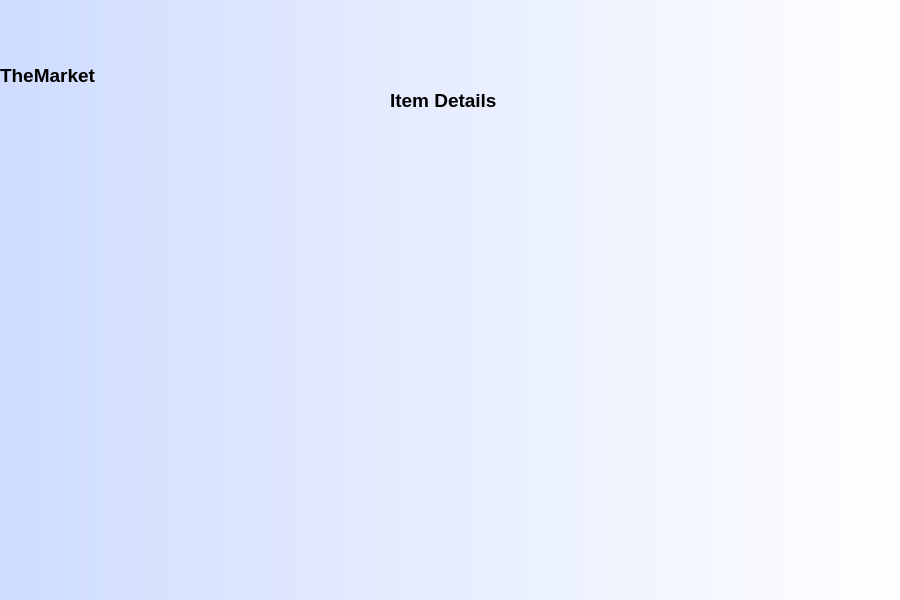
<?xml version="1.0" encoding="UTF-8"?>
<ui version="4.0">
 <class>Item</class>
 <widget class="QDialog" name="Item">
  <property name="geometry">
   <rect>
    <x>0</x>
    <y>0</y>
    <width>900</width>
    <height>600</height>
   </rect>
  </property>
  <property name="font">
   <font>
    <pointsize>14</pointsize>
    <bold>true</bold>
   </font>
  </property>
  <property name="windowTitle">
   <string>Dialog</string>
  </property>
  <property name="styleSheet">
   <string notr="true">background-color: qlineargradient(spread:pad, x1:0, y1:0, x2:1, y2:0, stop:0 rgba(207, 220, 255, 255), stop:1 rgba(255, 255, 255, 255));</string>
  </property>
  <widget class="QLabel" name="label">
   <property name="geometry">
    <rect>
     <x>0</x>
     <y>0</y>
     <width>250</width>
     <height>150</height>
    </rect>
   </property>
   <property name="styleSheet">
    <string notr="true">font: 26pt &quot;Forte&quot;;

background-color: qradialgradient(spread:pad, cx:0.5, cy:0.5, radius:2, fx:0.500038, fy:0.511, stop:0.370192 rgba(255, 255, 255, 0), stop:0.4 rgba(255, 162, 162, 80), stop:0.425 rgba(255, 132, 132, 156), stop:0.427885 rgba(255, 188, 188, 80), stop:0.44 rgba(252, 128, 128, 80), stop:1 rgba(255, 255, 255, 0));</string>
   </property>
   <property name="text">
    <string>TheMarket</string>
   </property>
  </widget>
  <widget class="QLabel" name="label_2">
   <property name="geometry">
    <rect>
     <x>390</x>
     <y>80</y>
     <width>121</width>
     <height>41</height>
    </rect>
   </property>
   <property name="font">
    <font>
     <pointsize>14</pointsize>
     <bold>true</bold>
    </font>
   </property>
   <property name="styleSheet">
    <string notr="true">background-color: qradialgradient(spread:pad, cx:0.5, cy:0.5, radius:2, fx:0.500038, fy:0.511, stop:0.370192 rgba(255, 255, 255, 0), stop:0.4 rgba(255, 162, 162, 80), stop:0.425 rgba(255, 132, 132, 156), stop:0.427885 rgba(255, 188, 188, 80), stop:0.44 rgba(252, 128, 128, 80), stop:1 rgba(255, 255, 255, 0));</string>
   </property>
   <property name="text">
    <string>Item Details</string>
   </property>
  </widget>
 </widget>
 <resources/>
 <connections/>
</ui>
